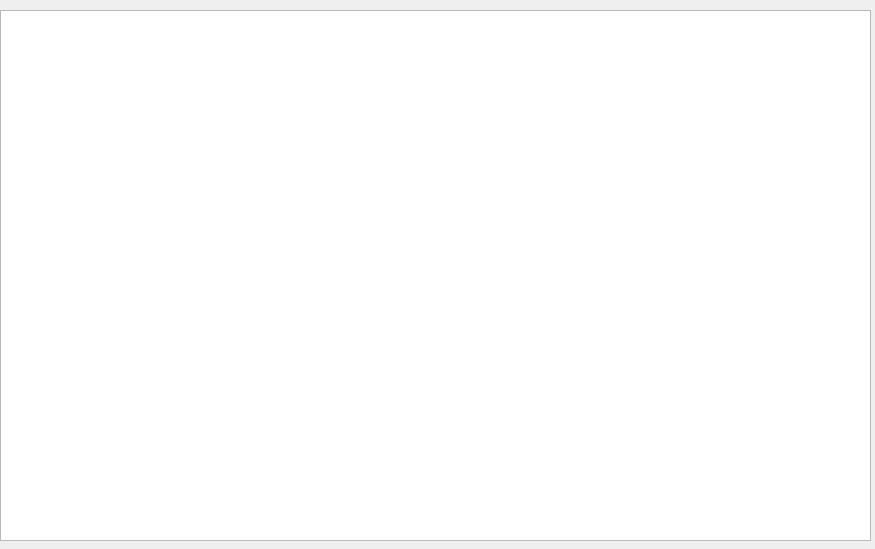
<?xml version="1.0" encoding="UTF-8"?>
<ui version="4.0">
 <class>Form</class>
 <widget class="QWidget" name="Form">
  <property name="geometry">
   <rect>
    <x>0</x>
    <y>0</y>
    <width>875</width>
    <height>549</height>
   </rect>
  </property>
  <property name="windowTitle">
   <string>gmg-backlog</string>
  </property>
  <widget class="QTableView" name="tableGames">
   <property name="geometry">
    <rect>
     <x>0</x>
     <y>10</y>
     <width>871</width>
     <height>531</height>
    </rect>
   </property>
  </widget>
 </widget>
 <resources/>
 <connections/>
</ui>
